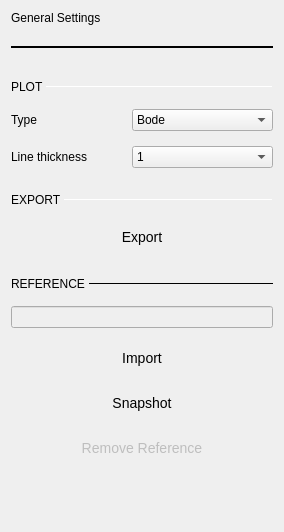
                   <widget class="QWidget" name="scrollAreaWidgetContents">
                    <property name="geometry">
                     <rect>
                      <x>0</x>
                      <y>-3</y>
                      <width>284</width>
                      <height>532</height>
                     </rect>
                    </property>
                    <layout class="QVBoxLayout" name="verticalLayout_23">
                     <item>
                      <widget class="QLabel" name="label_7">
                       <property name="text">
                        <string>General Settings</string>
                       </property>
                       <property name="general_settings_label" stdset="0">
                        <bool>true</bool>
                       </property>
                      </widget>
                     </item>
                     <item>
                      <spacer name="verticalSpacer_7">
                       <property name="orientation">
                        <enum>Qt::Vertical</enum>
                       </property>
                       <property name="sizeType">
                        <enum>QSizePolicy::Fixed</enum>
                       </property>
                       <property name="sizeHint" stdset="0">
                        <size>
                         <width>20</width>
                         <height>15</height>
                        </size>
                       </property>
                      </spacer>
                     </item>
                     <item>
                      <widget class="Line" name="line_6">
                       <property name="sizePolicy">
                        <sizepolicy hsizetype="Minimum" vsizetype="Fixed">
                         <horstretch>0</horstretch>
                         <verstretch>0</verstretch>
                        </sizepolicy>
                       </property>
                       <property name="frameShadow">
                        <enum>QFrame::Plain</enum>
                       </property>
                       <property name="lineWidth">
                        <number>2</number>
                       </property>
                       <property name="orientation">
                        <enum>Qt::Horizontal</enum>
                       </property>
                       <property name="blue_line" stdset="0">
                        <bool>true</bool>
                       </property>
                      </widget>
                     </item>
                     <item>
                      <layout class="QVBoxLayout" name="verticalLayout_15">
                       <property name="spacing">
                        <number>0</number>
                       </property>
                       <property name="topMargin">
                        <number>25</number>
                       </property>
                       <property name="bottomMargin">
                        <number>0</number>
                       </property>
                       <item>
                        <layout class="QHBoxLayout" name="horizontalLayout_15">
                         <property name="spacing">
                          <number>0</number>
                         </property>
                         <property name="topMargin">
                          <number>0</number>
                         </property>
                         <item>
                          <widget class="QLabel" name="label_6">
                           <property name="sizePolicy">
                            <sizepolicy hsizetype="Fixed" vsizetype="Fixed">
                             <horstretch>0</horstretch>
                             <verstretch>0</verstretch>
                            </sizepolicy>
                           </property>
                           <property name="text">
                            <string>PLOT </string>
                           </property>
                           <property name="subsection_label" stdset="0">
                            <bool>true</bool>
                           </property>
                          </widget>
                         </item>
                         <item>
                          <widget class="Line" name="line_9">
                           <property name="sizePolicy">
                            <sizepolicy hsizetype="Minimum" vsizetype="Maximum">
                             <horstretch>0</horstretch>
                             <verstretch>0</verstretch>
                            </sizepolicy>
                           </property>
                           <property name="minimumSize">
                            <size>
                             <width>0</width>
                             <height>1</height>
                            </size>
                           </property>
                           <property name="maximumSize">
                            <size>
                             <width>16777215</width>
                             <height>1</height>
                            </size>
                           </property>
                           <property name="orientation">
                            <enum>Qt::Horizontal</enum>
                           </property>
                           <property name="subsection_line" stdset="0">
                            <bool>true</bool>
                           </property>
                          </widget>
                         </item>
                        </layout>
                       </item>
                       <item>
                        <spacer name="verticalSpacer_14">
                         <property name="orientation">
                          <enum>Qt::Vertical</enum>
                         </property>
                         <property name="sizeType">
                          <enum>QSizePolicy::Fixed</enum>
                         </property>
                         <property name="sizeHint" stdset="0">
                          <size>
                           <width>20</width>
                           <height>15</height>
                          </size>
                         </property>
                        </spacer>
                       </item>
                       <item>
                        <layout class="QHBoxLayout" name="horizontalLayout_17">
                         <property name="spacing">
                          <number>0</number>
                         </property>
                         <property name="topMargin">
                          <number>0</number>
                         </property>
                         <item>
                          <widget class="QLabel" name="label_16">
                           <property name="text">
                            <string>Type</string>
                           </property>
                          </widget>
                         </item>
                         <item>
                          <widget class="QComboBox" name="cmb_graphs">
                           <property name="minimumSize">
                            <size>
                             <width>141</width>
                             <height>0</height>
                            </size>
                           </property>
                           <item>
                            <property name="text">
                             <string>Bode</string>
                            </property>
                           </item>
                           <item>
                            <property name="text">
                             <string>Nyquist</string>
                            </property>
                           </item>
                           <item>
                            <property name="text">
                             <string>Nichols</string>
                            </property>
                           </item>
                          </widget>
                         </item>
                        </layout>
                       </item>
                       <item>
                        <spacer name="verticalSpacer_13">
                         <property name="orientation">
                          <enum>Qt::Vertical</enum>
                         </property>
                         <property name="sizeType">
                          <enum>QSizePolicy::Fixed</enum>
                         </property>
                         <property name="sizeHint" stdset="0">
                          <size>
                           <width>20</width>
                           <height>15</height>
                          </size>
                         </property>
                        </spacer>
                       </item>
                       <item>
                        <layout class="QHBoxLayout" name="horizontalLayout_13">
                         <property name="spacing">
                          <number>0</number>
                         </property>
                         <property name="bottomMargin">
                          <number>0</number>
                         </property>
                         <item>
                          <layout class="QVBoxLayout" name="verticalLayout_12">
                           <property name="spacing">
                            <number>0</number>
                           </property>
                           <property name="rightMargin">
                            <number>0</number>
                           </property>
                           <property name="bottomMargin">
                            <number>0</number>
                           </property>
                           <item>
                            <widget class="QLabel" name="label_10">
                             <property name="text">
                              <string>Line thickness</string>
                             </property>
                            </widget>
                           </item>
                          </layout>
                         </item>
                         <item>
                          <widget class="QComboBox" name="cbLineThickness">
                           <property name="minimumSize">
                            <size>
                             <width>141</width>
                             <height>0</height>
                            </size>
                           </property>
                           <property name="currentIndex">
                            <number>1</number>
                           </property>
                           <item>
                            <property name="text">
                             <string>0.5</string>
                            </property>
                           </item>
                           <item>
                            <property name="text">
                             <string>1</string>
                            </property>
                           </item>
                           <item>
                            <property name="text">
                             <string>1.5</string>
                            </property>
                           </item>
                           <item>
                            <property name="text">
                             <string>2</string>
                            </property>
                           </item>
                           <item>
                            <property name="text">
                             <string>2.5</string>
                            </property>
                           </item>
                           <item>
                            <property name="text">
                             <string>3</string>
                            </property>
                           </item>
                           <item>
                            <property name="text">
                             <string>3.5</string>
                            </property>
                           </item>
                           <item>
                            <property name="text">
                             <string>4</string>
                            </property>
                           </item>
                           <item>
                            <property name="text">
                             <string>4.5</string>
                            </property>
                           </item>
                           <item>
                            <property name="text">
                             <string>5</string>
                            </property>
                           </item>
                          </widget>
                         </item>
                        </layout>
                       </item>
                       <item>
                        <spacer name="verticalSpacer_16">
                         <property name="orientation">
                          <enum>Qt::Vertical</enum>
                         </property>
                         <property name="sizeType">
                          <enum>QSizePolicy::Fixed</enum>
                         </property>
                         <property name="sizeHint" stdset="0">
                          <size>
                           <width>20</width>
                           <height>25</height>
                          </size>
                         </property>
                        </spacer>
                       </item>
                       <item>
                        <layout class="QHBoxLayout" name="horizontalLayout_18">
                         <property name="spacing">
                          <number>0</number>
                         </property>
                         <property name="bottomMargin">
                          <number>0</number>
                         </property>
                         <item>
                          <widget class="QLabel" name="label_17">
                           <property name="sizePolicy">
                            <sizepolicy hsizetype="Fixed" vsizetype="Preferred">
                             <horstretch>0</horstretch>
                             <verstretch>0</verstretch>
                            </sizepolicy>
                           </property>
                           <property name="text">
                            <string>EXPORT </string>
                           </property>
                           <property name="subsection_label" stdset="0">
                            <bool>true</bool>
                           </property>
                          </widget>
                         </item>
                         <item>
                          <widget class="Line" name="line_11">
                           <property name="maximumSize">
                            <size>
                             <width>16777215</width>
                             <height>1</height>
                            </size>
                           </property>
                           <property name="orientation">
                            <enum>Qt::Horizontal</enum>
                           </property>
                           <property name="subsection_line" stdset="0">
                            <bool>true</bool>
                           </property>
                          </widget>
                         </item>
                        </layout>
                       </item>
                       <item>
                        <spacer name="verticalSpacer_17">
                         <property name="orientation">
                          <enum>Qt::Vertical</enum>
                         </property>
                         <property name="sizeType">
                          <enum>QSizePolicy::Fixed</enum>
                         </property>
                         <property name="sizeHint" stdset="0">
                          <size>
                           <width>20</width>
                           <height>15</height>
                          </size>
                         </property>
                        </spacer>
                       </item>
                       <item>
                        <widget class="QPushButton" name="btnExport">
                         <property name="styleSheet">
                          <string notr="true">QPushButton {
  min-height: 30px;
  max-height: 30px;

  border: 0px;
  font-size: 14px;
}</string>
                         </property>
                         <property name="text">
                          <string>Export</string>
                         </property>
                         <property name="blue_button" stdset="0">
                          <bool>true</bool>
                         </property>
                        </widget>
                       </item>
                       <item>
                        <spacer name="verticalSpacer_12">
                         <property name="orientation">
                          <enum>Qt::Vertical</enum>
                         </property>
                         <property name="sizeType">
                          <enum>QSizePolicy::Fixed</enum>
                         </property>
                         <property name="sizeHint" stdset="0">
                          <size>
                           <width>20</width>
                           <height>25</height>
                          </size>
                         </property>
                        </spacer>
                       </item>
                       <item>
                        <layout class="QVBoxLayout" name="verticalLayout_20">
                         <property name="spacing">
                          <number>0</number>
                         </property>
                         <property name="bottomMargin">
                          <number>20</number>
                         </property>
                         <item>
                          <layout class="QHBoxLayout" name="horizontalLayout_14">
                           <property name="spacing">
                            <number>0</number>
                           </property>
                           <property name="bottomMargin">
                            <number>0</number>
                           </property>
                           <item>
                            <widget class="QLabel" name="label_14">
                             <property name="sizePolicy">
                              <sizepolicy hsizetype="Fixed" vsizetype="Preferred">
                               <horstretch>0</horstretch>
                               <verstretch>0</verstretch>
                              </sizepolicy>
                             </property>
                             <property name="text">
                              <string>REFERENCE </string>
                             </property>
                             <property name="subsection_label" stdset="0">
                              <bool>true</bool>
                             </property>
                            </widget>
                           </item>
                           <item>
                            <widget class="Line" name="line_10">
                             <property name="maximumSize">
                              <size>
                               <width>16777215</width>
                               <height>1</height>
                              </size>
                             </property>
                             <property name="frameShadow">
                              <enum>QFrame::Plain</enum>
                             </property>
                             <property name="orientation">
                              <enum>Qt::Horizontal</enum>
                             </property>
                             <property name="subsection_line" stdset="0">
                              <bool>true</bool>
                             </property>
                            </widget>
                           </item>
                          </layout>
                         </item>
                         <item>
                          <spacer name="verticalSpacer_15">
                           <property name="orientation">
                            <enum>Qt::Vertical</enum>
                           </property>
                           <property name="sizeType">
                            <enum>QSizePolicy::Fixed</enum>
                           </property>
                           <property name="sizeHint" stdset="0">
                            <size>
                             <width>20</width>
                             <height>15</height>
                            </size>
                           </property>
                          </spacer>
                         </item>
                         <item>
                          <widget class="QLineEdit" name="importFileLineEdit">
                           <property name="enabled">
                            <bool>false</bool>
                           </property>
                          </widget>
                         </item>
                         <item>
                          <spacer name="verticalSpacer_22">
                           <property name="orientation">
                            <enum>Qt::Vertical</enum>
                           </property>
                           <property name="sizeType">
                            <enum>QSizePolicy::Fixed</enum>
                           </property>
                           <property name="sizeHint" stdset="0">
                            <size>
                             <width>20</width>
                             <height>15</height>
                            </size>
                           </property>
                          </spacer>
                         </item>
                         <item>
                          <widget class="QPushButton" name="importBtn">
                           <property name="styleSheet">
                            <string notr="true">QPushButton {
  min-height: 30px;
  max-height: 30px;

  border: 0px;f;

  font-size: 14px;
}</string>
                           </property>
                           <property name="text">
                            <string>Import</string>
                           </property>
                           <property name="blue_button" stdset="0">
                            <bool>true</bool>
                           </property>
                          </widget>
                         </item>
                         <item>
                          <spacer name="verticalSpacer_21">
                           <property name="orientation">
                            <enum>Qt::Vertical</enum>
                           </property>
                           <property name="sizeType">
                            <enum>QSizePolicy::Fixed</enum>
                           </property>
                           <property name="sizeHint" stdset="0">
                            <size>
                             <width>20</width>
                             <height>15</height>
                            </size>
                           </property>
                          </spacer>
                         </item>
                         <item>
                          <widget class="QPushButton" name="snapshotBtn">
                           <property name="styleSheet">
                            <string notr="true">QPushButton {
  min-height: 30px;
  max-height: 30px;

  border: 0px;

  font-size: 14px;
}</string>
                           </property>
                           <property name="text">
                            <string>Snapshot</string>
                           </property>
                           <property name="blue_button" stdset="0">
                            <bool>true</bool>
                           </property>
                          </widget>
                         </item>
                         <item>
                          <spacer name="verticalSpacer_20">
                           <property name="orientation">
                            <enum>Qt::Vertical</enum>
                           </property>
                           <property name="sizeType">
                            <enum>QSizePolicy::Fixed</enum>
                           </property>
                           <property name="sizeHint" stdset="0">
                            <size>
                             <width>20</width>
                             <height>15</height>
                            </size>
                           </property>
                          </spacer>
                         </item>
                         <item>
                          <widget class="QPushButton" name="removeReferenceBtn">
                           <property name="enabled">
                            <bool>false</bool>
                           </property>
                           <property name="styleSheet">
                            <string notr="true">QPushButton {
  min-height: 30px;
  max-height: 30px;

  border: 0px;
  font-size: 14px;
}</string>
                           </property>
                           <property name="text">
                            <string>Remove Reference</string>
                           </property>
                           <property name="checkable">
                            <bool>false</bool>
                           </property>
                           <property name="blue_button" stdset="0">
                            <bool>true</bool>
                           </property>
                          </widget>
                         </item>
                         <item>
                          <spacer name="verticalSpacer_4">
                           <property name="orientation">
                            <enum>Qt::Vertical</enum>
                           </property>
                           <property name="sizeHint" stdset="0">
                            <size>
                             <width>20</width>
                             <height>40</height>
                            </size>
                           </property>
                          </spacer>
                         </item>
                        </layout>
                       </item>
                      </layout>
                     </item>
                    </layout>
                   </widget>
